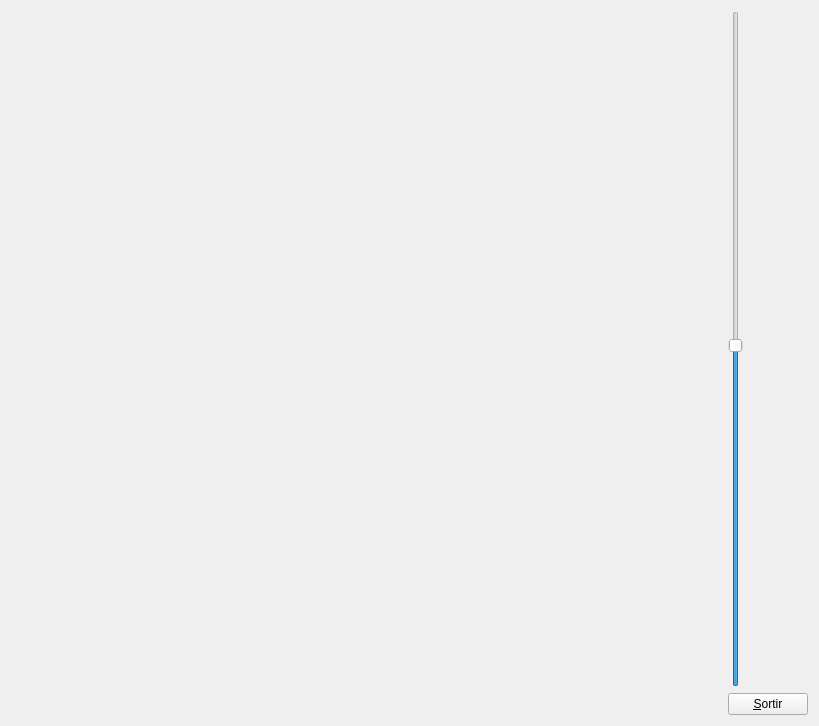
<?xml version="1.0" encoding="UTF-8"?>
<ui version="4.0">
 <class>MyForm</class>
 <widget class="QWidget" name="MyForm">
  <property name="geometry">
   <rect>
    <x>0</x>
    <y>0</y>
    <width>819</width>
    <height>726</height>
   </rect>
  </property>
  <property name="windowTitle">
   <string>Form</string>
  </property>
  <layout class="QHBoxLayout" name="horizontalLayout">
   <item>
    <widget class="MyGLWidget" name="widget" native="true">
     <property name="sizePolicy">
      <sizepolicy hsizetype="Expanding" vsizetype="Expanding">
       <horstretch>0</horstretch>
       <verstretch>0</verstretch>
      </sizepolicy>
     </property>
    </widget>
   </item>
   <item>
    <layout class="QVBoxLayout" name="verticalLayout">
     <item>
      <widget class="QSlider" name="verticalSlider">
       <property name="value">
        <number>50</number>
       </property>
       <property name="orientation">
        <enum>Qt::Vertical</enum>
       </property>
      </widget>
     </item>
     <item>
      <widget class="QPushButton" name="pushButton">
       <property name="sizePolicy">
        <sizepolicy hsizetype="Fixed" vsizetype="Fixed">
         <horstretch>0</horstretch>
         <verstretch>0</verstretch>
        </sizepolicy>
       </property>
       <property name="text">
        <string>&amp;Sortir</string>
       </property>
      </widget>
     </item>
    </layout>
   </item>
  </layout>
 </widget>
 <customwidgets>
  <customwidget>
   <class>MyGLWidget</class>
   <extends>QWidget</extends>
   <header>MyGLWidget.h</header>
   <container>1</container>
   <slots>
    <signal>actualitzaBarra(int)</signal>
    <signal>setRang(int,int)</signal>
    <signal>actualitzarAngle(int)</signal>
    <slot>aplicarZoom(int)</slot>
    <slot>setValor(int)</slot>
   </slots>
  </customwidget>
 </customwidgets>
 <resources/>
 <connections>
  <connection>
   <sender>pushButton</sender>
   <signal>clicked()</signal>
   <receiver>MyForm</receiver>
   <slot>close()</slot>
   <hints>
    <hint type="sourcelabel">
     <x>806</x>
     <y>713</y>
    </hint>
    <hint type="destinationlabel">
     <x>839</x>
     <y>529</y>
    </hint>
   </hints>
  </connection>
  <connection>
   <sender>verticalSlider</sender>
   <signal>valueChanged(int)</signal>
   <receiver>widget</receiver>
   <slot>setValor(int)</slot>
   <hints>
    <hint type="sourcelabel">
     <x>741</x>
     <y>190</y>
    </hint>
    <hint type="destinationlabel">
     <x>686</x>
     <y>189</y>
    </hint>
   </hints>
  </connection>
  <connection>
   <sender>widget</sender>
   <signal>actualitzarAngle(int)</signal>
   <receiver>verticalSlider</receiver>
   <slot>setValue(int)</slot>
   <hints>
    <hint type="sourcelabel">
     <x>598</x>
     <y>354</y>
    </hint>
    <hint type="destinationlabel">
     <x>735</x>
     <y>354</y>
    </hint>
   </hints>
  </connection>
 </connections>
</ui>
